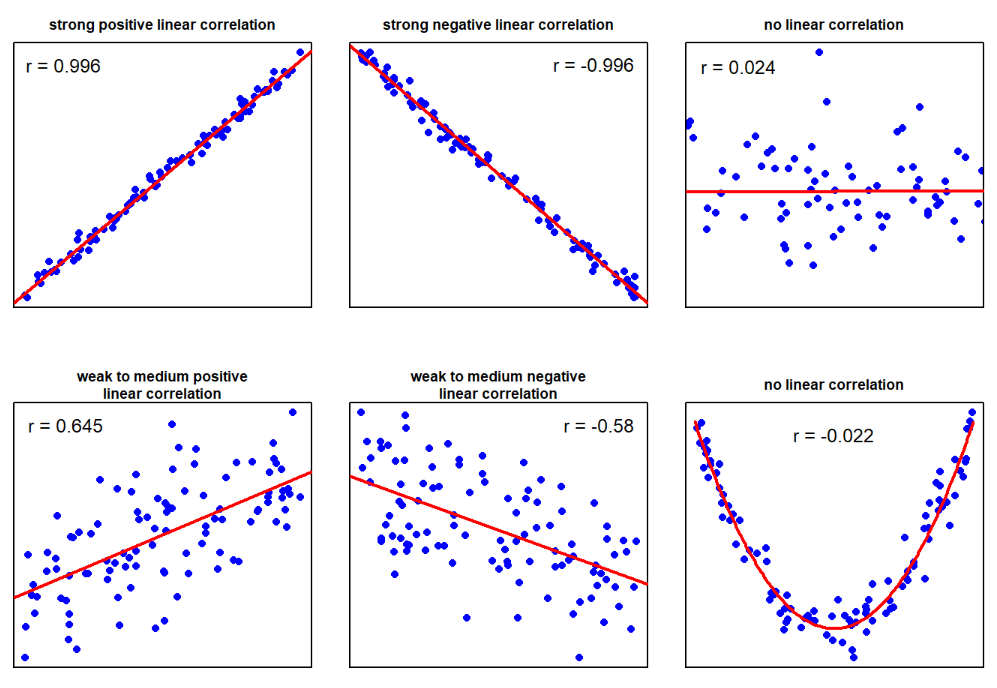
#> input picture Statistics & Probability/Types of Data Relationship/Linear/images/linear.png, 997 x 688 px
$ jupyter execute linear.ipynb
#> lines starting #> are read from the running program, lines starting #| are printed output that depends on the picture
1. [Linear Relationship](#linear-relationship)

#### Linear Relationship:
- ```assocated``` with ```constant rate of change``` and moves in ```1 direction``` either forward or backward
- based on both ```magnitude``` and ```direction```
- Based on ```direction```,
    - there are two types:
        - ```+ve``` linear relationship
            - regression line growing ```upwards```
        - ```-ve``` linear relationship
            - regression line growing ```downwards```
- Based on ```magnitude```,
    - there are two types:
        - ```strong``` linear relationship
            - data points are ```tightly``` bound
        - ```weak``` linear relationship
            - data points are ```not tightly``` bound

[cell 1]
from PIL import Image
from IPython.display import display

img = Image.open('images/linear.png')
#> img is the input picture: PIL image 997x688 RGBA; mean R, G, B, A 241.8, 239.2, 246.3, 255
new_image = img.resize((750, 550))
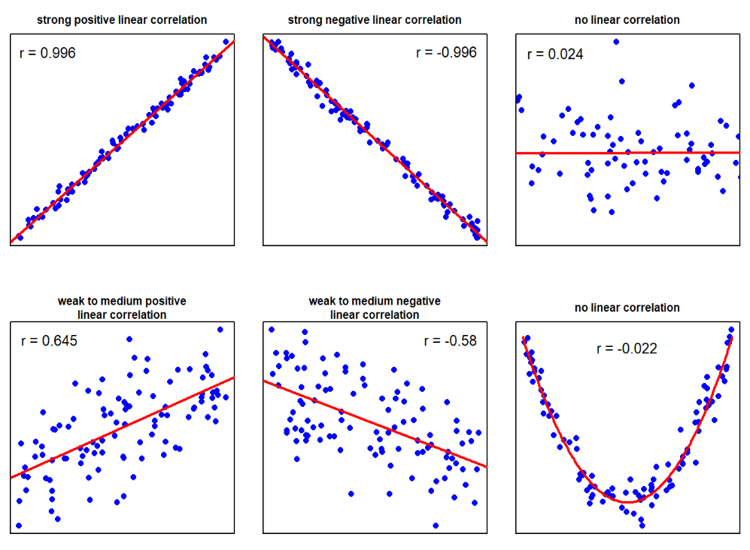
#> new_image: PIL image 750x550 RGBA; mean R, G, B, A 241.6, 239.1, 246.2, 255
display(new_image)
